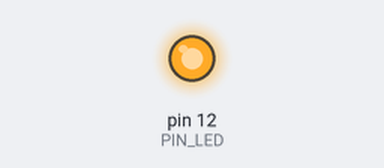
This sketch was run on a simulated Arduino Uno, built with avr-gcc and run on an emulated ATmega328P. Shown: output pins drawn as LEDs (lit = HIGH).

Above: at 1.4 s.
Timing chart, 0 to 3.0 s (numbered marks = the images above):
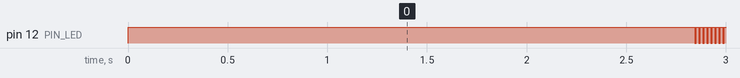

The sketch:

2-1_DimLED.ino
```cpp
// (licence header left out)
#define PIN_LED 12
#define PWM_PERIOD_MS 20              // Period T in ms of PWM signal

double percentPower = 100.0;          // Perentage of "high" in period
double deltaPercent = 0.25;           // Decresing percentage in each loop

void setup() {
  pinMode(PIN_LED, OUTPUT);
}

void loop() {
  int pulseLengthMs = (int)(percentPower/100.0 * PWM_PERIOD_MS);
  digitalWrite(PIN_LED, HIGH);
  delay(pulseLengthMs);
  digitalWrite(PIN_LED, LOW);
  delay(PWM_PERIOD_MS - pulseLengthMs);
  percentPower = max(percentPower - deltaPercent, 0.0);
}
```

Measured:
- by itself, pin 12 (PIN_LED): repeats every 0.02 s: LOW 0.01 s, HIGH 0.01 s, until it stays LOW from 4.8 s
